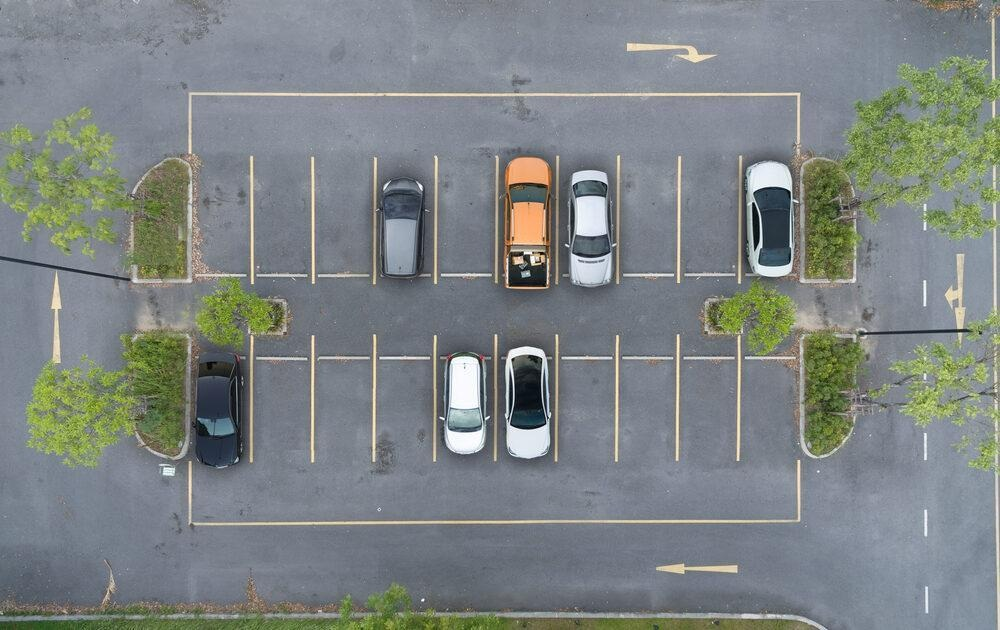
#> input picture prueba.jpg, 1000 x 630 px
$ python deteccion.py
#> lines starting #> are read from the running program, lines starting #| are printed output that depends on the picture
### src/procesamiento.py
# PARKVISION
# Modulo de procesamiento de imagenes

import cv2


def procesar_imagen(imagen):
    # Convertir la imagen a escala de grises
    gris = cv2.cvtColor(imagen, cv2.COLOR_BGR2GRAY)

    # Reducir el ruido de la imagen
    suavizada = cv2.GaussianBlur(gris, (5, 5), 0)

    return suavizada


# [13 lines that do not run on import are left out]

### src/deteccion.py
# PARKVISION
# Modulo de deteccion de estacionamientos
# Responsable: David

from pathlib import Path
import cv2

from procesamiento import procesar_imagen


TOTAL_ESPACIOS = 6

# Coordenadas correspondientes a prueba.jpg
# Formato: (x, y, ancho, alto)
ESPACIOS = [
    (189, 156, 64, 120),
    (253, 155, 60, 120),
    (313, 157, 61, 117),
    (373, 158, 61, 117),
    (436, 158, 58, 117),
    (494, 160, 64, 116)
]

UMBRAL = 500


def analizar_imagen(imagen):
    """
    Analiza los seis espacios de estacionamiento
    y calcula la cantidad de bordes de cada uno.
    """

    if imagen is None or imagen.size == 0:
        raise ValueError("La imagen no es valida.")

    procesada = procesar_imagen(imagen)

    alto_imagen, ancho_imagen = procesada.shape[:2]

    resultados = []

    for numero, (x, y, ancho, alto) in enumerate(ESPACIOS, 1):

        if (
            x < 0 or y < 0
            or x + ancho > ancho_imagen
            or y + alto > alto_imagen
        ):
            raise ValueError(
                f"Espacio {numero}: coordenadas fuera de la imagen."
            )

        zona = procesada[y:y + alto, x:x + ancho]

        bordes = cv2.Canny(zona, 50, 150)

        cantidad_bordes = cv2.countNonZero(bordes)

        resultados.append(cantidad_bordes)

    return resultados


def clasificar_espacios(imagen):
    """
    Clasifica los estacionamientos.

    True = Ocupado
    False = Libre
    """

    cantidades = analizar_imagen(imagen)

    estados = []

    for cantidad in cantidades:

        ocupado = cantidad > UMBRAL

        estados.append(ocupado)

    return estados


def detectar_espacios():
    """
    Funcion de compatibilidad con versiones
    anteriores del proyecto.
    """

    return [False, True, False, True, False, False]


def mostrar_resultados(estados):
    """
    Muestra los resultados de deteccion.
    """

    print("\nPARKVISION - DETECCION")
    print("-------------------------")

    for numero, ocupado in enumerate(estados, start=1):

        estado = "Ocupado" if ocupado else "Libre"

        print(f"Espacio {numero}: {estado}")

    print("-------------------------")
    print("Total:", len(estados))
    print("Disponibles:", estados.count(False))
    print("Ocupados:", estados.count(True))


if __name__ == "__main__":

    ruta_proyecto = Path(__file__).resolve().parent.parent

    ruta_imagen = ruta_proyecto / "prueba.jpg"

    imagen = cv2.imread(str(ruta_imagen))
#> imagen is the input picture: shape (630, 1000, 3); mean B, G, R 131.8, 131.8, 125.5

    if imagen is None:

        print("ERROR: No se pudo cargar prueba.jpg")

    else:

        try:

            cantidades = analizar_imagen(imagen)
#> in procesar_imagen, `gris = cv2.cvtColor(imagen, cv2.COLOR_BGR2GRAY)`:
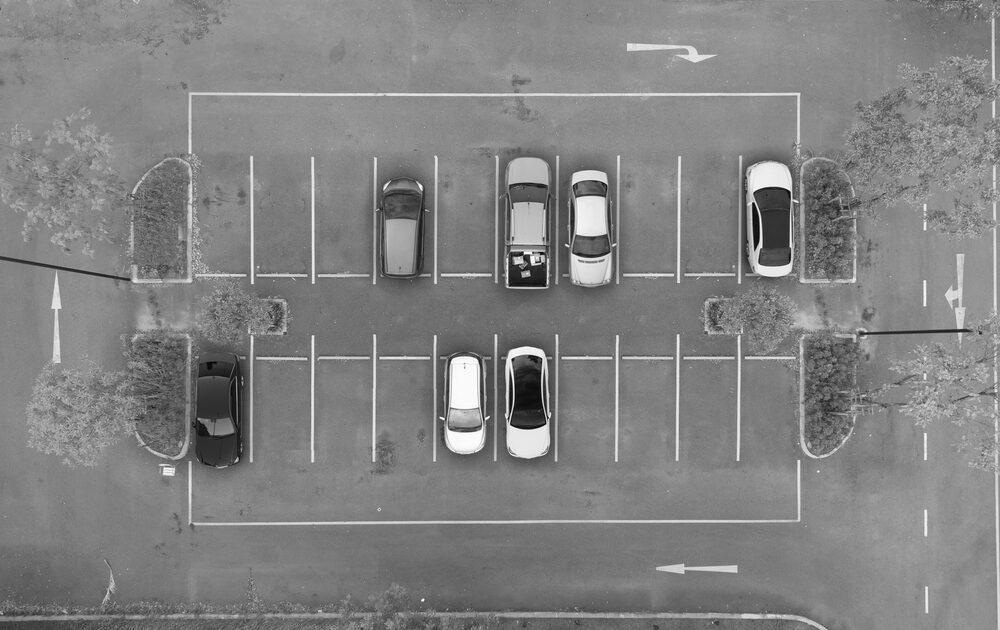
#> gris: shape (630, 1000); min 1, max 255, mean 130
#> the loop in analizar_imagen, `for numero, (x, y, ancho, alto) in enumerate(ESPACIOS, 1): ` made 6 passes
#> cantidad_bordes on passes 1 to 6: 498, 309, 235, 538, 170, 1304
#> pass 1, in analizar_imagen, `zona = procesada[y:y + alto, x:x + ancho]`:
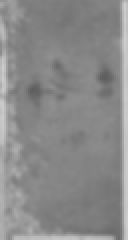
#> zona: shape (120, 64) (shown 2 times larger); min 94, max 206, mean 137.7
#> pass 1, in analizar_imagen, `bordes = cv2.Canny(zona, 50, 150)`:
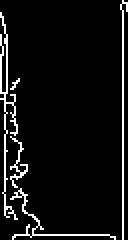
#> bordes: shape (120, 64) (shown 2 times larger); 6.5% white in thin lines or dots
#> pass 2, in analizar_imagen, `bordes = cv2.Canny(zona, 50, 150)`:
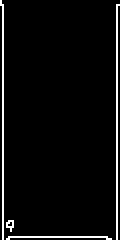
#> bordes: shape (120, 60) (shown 2 times larger); 4.3% white in thin lines or dots
#> after the loop in analizar_imagen, `for numero, (x, y, ancho, alto) in enumerate(ESPACIOS, 1):`:
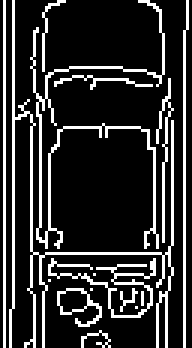
#> bordes: shape (116, 64) (shown 3 times larger); 17.6% white in thin lines or dots
#> after the loop in analizar_imagen, `for numero, (x, y, ancho, alto) in enumerate(ESPACIOS, 1):`:
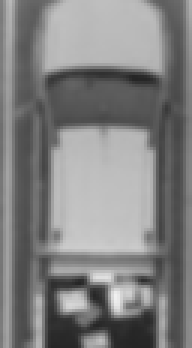
#> zona: shape (116, 64) (shown 3 times larger); min 37, max 240, mean 128.7
#> after the loop in analizar_imagen, `for numero, (x, y, ancho, alto) in enumerate(ESPACIOS, 1):`: resultados = [498, 309, 235, 538, 170, 1304]
#> cantidades = [498, 309, 235, 538, 170, 1304]

            print("Cantidad de bordes por espacio:")

            for numero, cantidad in enumerate(
                cantidades, start=1
            ):
                print(f"Espacio {numero}: {cantidad} bordes")
#> this loop made 6 passes
#| Espacio 1: 498 bordes
#| Espacio 2: 309 bordes
#| Espacio 3: 235 bordes
#| Espacio 4: 538 bordes
#| Espacio 5: 170 bordes
#| Espacio 6: 1304 bordes

            estados = clasificar_espacios(imagen)
#> the loop in analizar_imagen (call 2), `for numero, (x, y, ancho, alto) in enumerate(ESPACIOS, 1): ` made 6 passes
#> pass 3, in analizar_imagen (call 2), `bordes = cv2.Canny(zona, 50, 150)`:
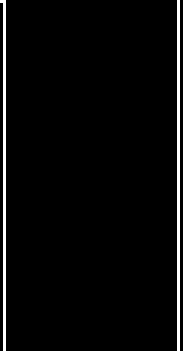
#> bordes: shape (117, 61) (shown 3 times larger); 3.3% white in thin lines or dots
#> the loop in clasificar_espacios, `for cantidad in cantidades: ` made 6 passes
#> after the loop in clasificar_espacios, `for cantidad in cantidades:`: estados = [False, False, False, True, False, True]
#> estados = [False, False, False, True, False, True]

            mostrar_resultados(estados)
#> the loop in mostrar_resultados, `for numero, ocupado in enumerate(estados, start=1): ` made 6 passes
#| Espacio 1: Libre
#| Espacio 2: Libre
#| Espacio 3: Libre
#| Espacio 4: Ocupado
#| Espacio 5: Libre
#| Espacio 6: Ocupado
#| Total: 6
#| Disponibles: 4
#| Ocupados: 2

        except ValueError as error:

            print("ERROR:", error)
